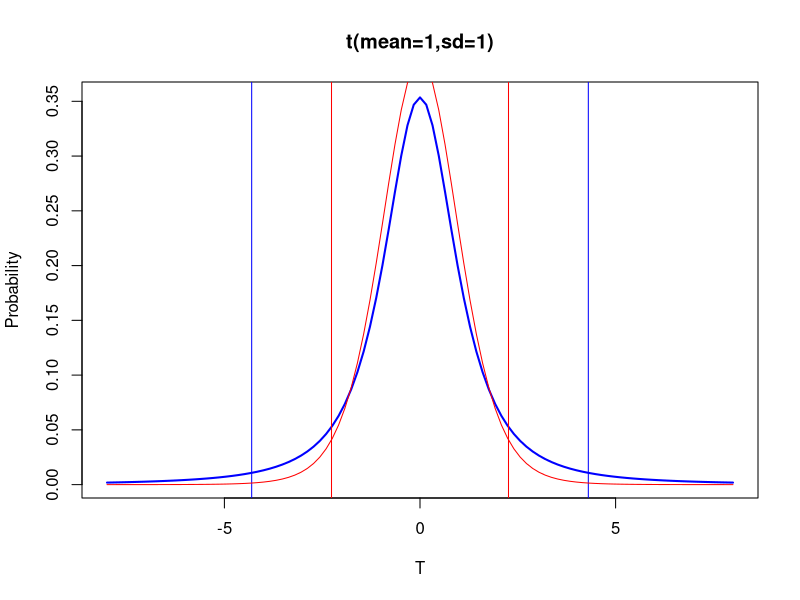

This figure's R source:
#degrees of freedom demo

plot(function(x) dt(x, 2), -8, 8, main="t(mean=1,sd=1)", ylab="Probability", xlab="T", lwd=2, col="blue")
abline(v=qt(c(0.025),2), col="blue")
abline(v=qt(c(0.975),2), col="blue")
       
curve(dt(x, 9), add=T, col="red")
abline(v=qt(c(0.025),9), col="red")
abline(v=qt(c(0.975),9), col="red")


